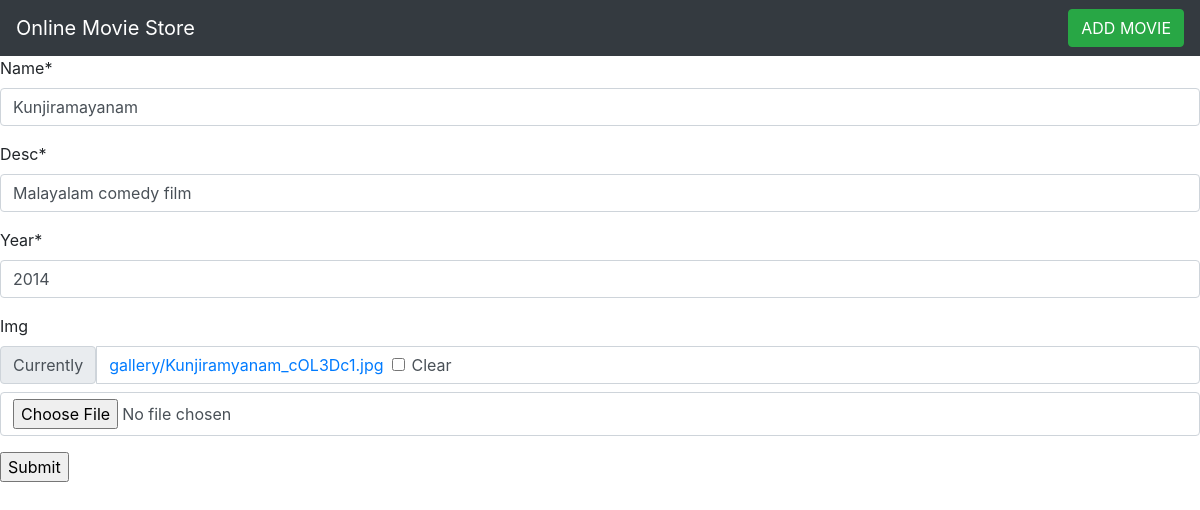
The page /update/3/ on the database its author committed.
### movieapp/models.py (models this page shows, shortened)
class Movie(models.Model):
    name=models.CharField(max_length=250)
    desc=models.CharField(max_length=250)
    year=models.IntegerField()
    img=models.ImageField(upload_to='gallery',null=True,blank=True)

### movieapp/views.py (the view)
# urls.py: path('update/<int:pk>/', views.Movieupdate.as_view(), name="update"),
class Movieupdate(UpdateView):
    model = Movie
    template_name = "add.html"
    fields = '__all__'
    success_url = reverse_lazy('movieapp:index')

### templates/add.html (shortened to what this page needs)
{% extends 'base.html' %}
{% load crispy_forms_tags %}
{% block body %}
<form method="POST" enctype="multipart/form-data">
        {{form|crispy}}
    <input type="submit">
</form>
{% endblock %}

### rows shown on the page
Movie: name "Kunjiramayanam", desc "Malayalam comedy film", year "2014"
